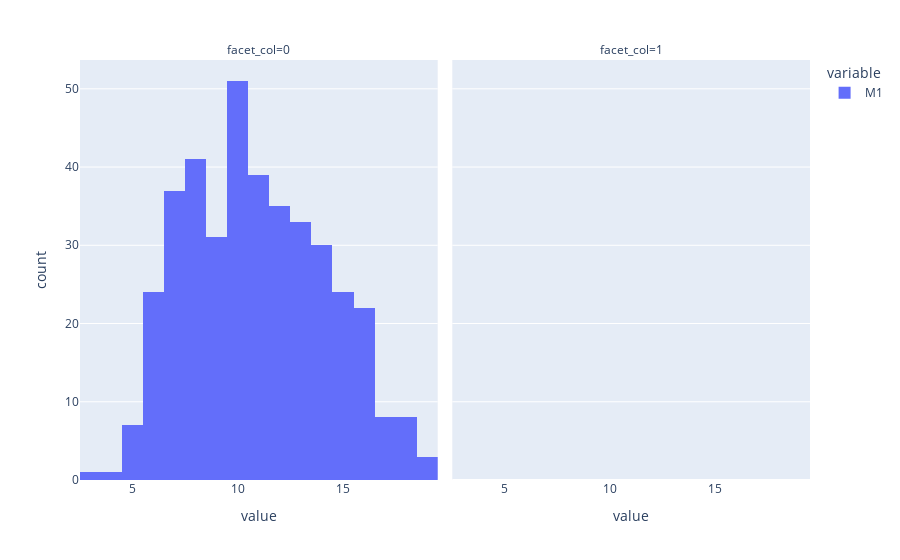

The code cell stored with this chart in its notebook:
### Code cell
plx.histogram(numeric["M1"],facet_col=numeric["school"])

### Figure 1 — Plotly figure (JSON) as saved in the notebook; plotly's stock layout.template omitted (floating-point values rounded to 4 significant figures; data arrays with more than 128 entries replaced by an {"elided": "..."} marker saying what was removed)
{"data": [{"alignmentgroup": "True", "bingroup": "x", "hovertemplate": "variable=M1<br>facet_col=0<br>value=%{x}<br>count=%{y}<extra></extra>", "legendgroup": "M1", "marker": {"color": "#636efa", "pattern": {"shape": ""}}, "name": "M1", "offsetgroup": "M1", "orientation": "v", "showlegend": true, "type": "histogram", "x": {"elided": "423 int values"}, "xaxis": "x", "yaxis": "y"}, {"alignmentgroup": "True", "bingroup": "x", "hovertemplate": "variable=M1<br>facet_col=1<br>value=%{x}<br>count=%{y}<extra></extra>", "legendgroup": "M1", "marker": {"color": "#636efa", "pattern": {"shape": ""}}, "name": "M1", "offsetgroup": "M1", "orientation": "v", "showlegend": false, "type": "histogram", "x": {"elided": "226 null values"}, "xaxis": "x2", "yaxis": "y2"}], "layout": {"annotations": [{"font": {}, "showarrow": false, "text": "facet_col=0", "x": 0.245, "xanchor": "center", "xref": "paper", "y": 1, "yanchor": "bottom", "yref": "paper"}, {"font": {}, "showarrow": false, "text": "facet_col=1", "x": 0.755, "xanchor": "center", "xref": "paper", "y": 1, "yanchor": "bottom", "yref": "paper"}], "barmode": "relative", "legend": {"title": {"text": "variable"}, "tracegroupgap": 0}, "margin": {"t": 60}, "xaxis": {"anchor": "y", "domain": [0, 0.49], "title": {"text": "value"}}, "xaxis2": {"anchor": "y2", "domain": [0.51, 1], "matches": "x", "title": {"text": "value"}}, "yaxis": {"anchor": "x", "domain": [0, 1], "title": {"text": "count"}}, "yaxis2": {"anchor": "x2", "domain": [0, 1], "matches": "y", "showticklabels": false}}}
